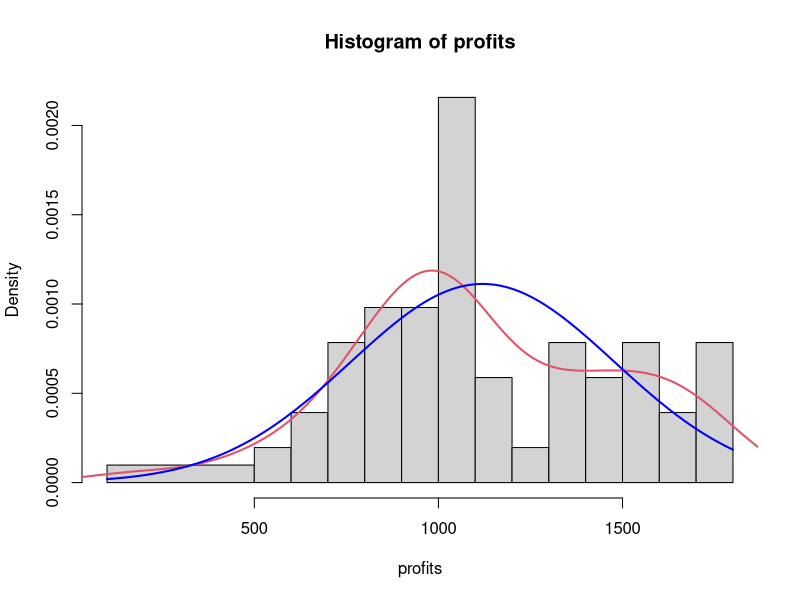
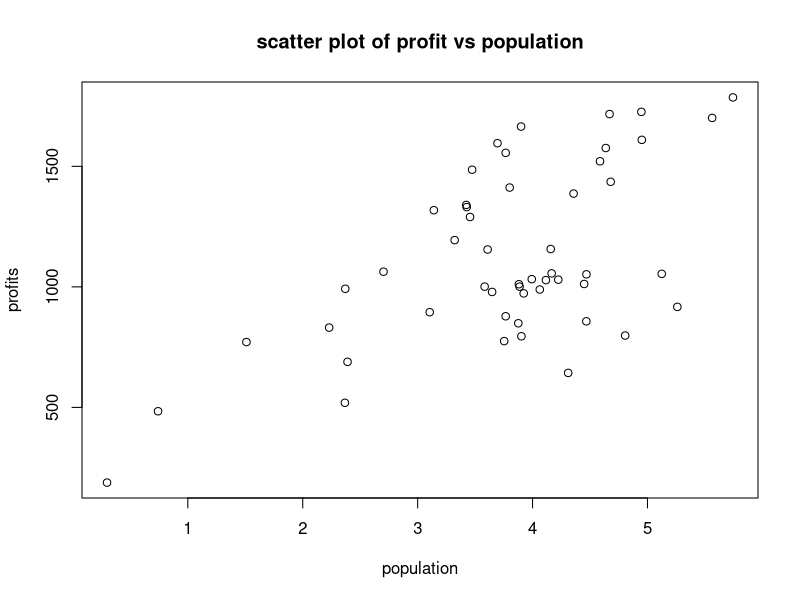
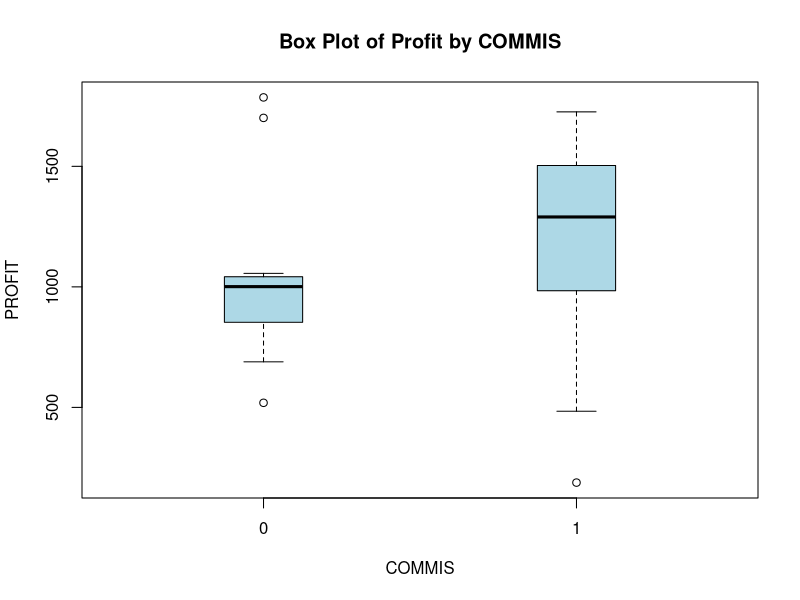
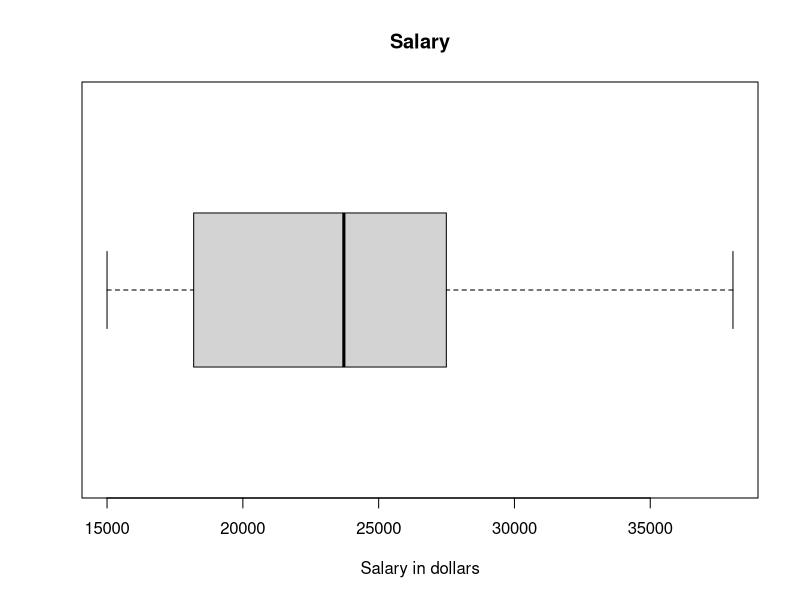

Write R code to recreate these figures, in order.
## ---- chunk 1
knitr::opts_chunk$set(echo = TRUE)
#install.packages("readxl")
#install.packages("Rcmdr")
## ---- chunk 2
#===================== QUESTION #1: =====================#
library(readxl)
#library(Rcmdr)

data <- read_excel("Profit.xlsx") #import excel data

dataframe <- data.frame(data) #convert excel sheet to dataframe
dataframe

profits <- as.numeric(dataframe[,2]) #extract column 2 as numeric values
max(profits)
min(profits)
profits

#Histogram of column 2 profits
hist(profits,probability=TRUE,breaks= c(100,500,600,700,800,900,1000,
                       1100,1200,1300,1400,1500,1600,1700,1800)) 

#Superimpose normal line onto histogram
lines(density(profits), col = 2, lwd = 2)
curve(dnorm(x, mean=mean(profits), sd=sd(profits)), lwd=2, col="blue", add=TRUE)

#Plot population vs profits in a scatterplot
population <- as.numeric(dataframe[,3]) #extract column 3 as numeric
population
plot(population, profits, main="scatter plot of profit vs population")

#Summary of data
SUM <- summary(dataframe)
SUM

#T-test
T1 <- t.test(profits, alternative="greater", mu=900)
T1

#Correlation of profits and population
COR = cor(profits, population)
COR

#Simple linear regression
LM <- lm(profits~population)
LM
LM$effects 
  # if multivariables: LM <- lm(y~x1+x2)

#Comparing 2 populations using a boxplot
COMMIS <- as.numeric(dataframe[,6]) #extract column 6
boxplot(profits~COMMIS, xlab="COMMIS",ylab="PROFIT", boxwex=0.25,
        main="Box Plot of Profit by COMMIS", col="lightblue")

#2 sample t-test
T2 = t.test(profits~COMMIS,alternative=c("less"))
T2
## ---- chunk 3
#===================== QUESTION #2: =====================#
library(readxl)

data <- read_excel("Salary.xlsx") #import excel data
dataframe <- data.frame(data)

#a - Five number summary
salary <- as.numeric(dataframe[,6]) #extract column 6 data, salaries
salary

cat("5 number summary = Min, Q1 Median, Median, Q2 Median, Max")
summary(dataframe)
boxplot(salary,main="Salary", xlab=
        "Salary in dollars", horizontal=TRUE)

#b - Compute the percentages of data points in the intervals mean ± SD,mean ± 2SD.
#What are these percentages expected to be and how close are they
mean <- mean(salary)
sd <- sd(salary)
sd2 <- sd*2

interval1 <- (salary > mean-sd) & (salary < mean+sd)
total <- sum(interval1 == TRUE)
total / length(salary)

interval2 <- (salary > mean-sd2) & (salary < mean+sd2)
total <- sum(interval2 == TRUE)
total / length(salary)

cat("The emperical rule states that in a Gaussian(normal) distribution, approximately 
68% of data falls within 1 standard deviation of the mean, and 95% of the data falls within 2
standard deviations of the mean. We express this using the CLT and generating random numbers
using rnorm")
n <- 100000
x <- rnorm(n)
rmean <- mean(x)
rsd <- sd(x)
rsd2 <- 2*rsd

int1 <- (x > rmean-rsd) & (x < rmean+rsd) #mean +- sd
sum(int1 == TRUE) / 100000 #calc percentage
int2 <- (x > rmean-rsd2) & (x < rmean+rsd2) #mean +- 2*sd
sum(int2 == TRUE) / 100000 #calc percentage

cat("As seen from these results, since n is extremely large, we can conclude by CLT that ~68.1% 
    of data falls between 1 SD of the mean, and ~95.5% of data falls between 2 SDs of the mean.
    Therefore our calculated results from the salary dataset were very close to the expected
    percetanges of normal distribution.")

#c - Repeat part b for a variety of transformations of the salary data. What transformation
# of the data provides a good fit of the data to a Gaussian assumption on the data?

#Take log of all salary datapoints
logsalary <- log(salary)
#Log interval 1
log1 <- (logsalary > mean(logsalary)-sd(logsalary)) & (logsalary < mean(logsalary)+sd(logsalary))
sum(log1 == TRUE) / length(logsalary)
#Log interval 2
log2 <- (logsalary > mean(logsalary)-(2*sd(logsalary))) & (logsalary < mean(logsalary)+(2*sd(logsalary)))
sum(log2 == TRUE) / length(logsalary)

#Take square root of all salary datapoints
rootsalary <- sqrt(salary)
#Root interval 1
root1 <- (rootsalary > mean(rootsalary)-sd(rootsalary)) & (rootsalary < mean(rootsalary)+sd(rootsalary))
sum(root1 == TRUE) / length(rootsalary)
#Root interval 2
root2 <- (rootsalary > mean(rootsalary)-(2*sd(rootsalary))) & (rootsalary < mean(rootsalary)+
(2*sd(rootsalary)))
sum(root2 == TRUE) / length(rootsalary)

#Z standardize every datapoint in the vector such that mean=0, SD=1
stdsalary <- (salary - mean(salary))/sd(salary)
stdmean <- mean(stdsalary)
stdsd <- sd(stdsalary)
stdsd2 <- 2*stdsd
#Standardize interval 1
std1 <- (stdsalary > stdmean-stdsd) & (stdsalary < stdmean+stdsd)
sum(std1 == TRUE) / length(stdsalary)
#Standardize interval 2
std2 <- (stdsalary > stdmean-stdsd2) & (stdsalary < stdmean+stdsd2)
sum(std2 == TRUE) / length(stdsalary)


cat("As seen from the 3 transformations and their calculated percentages,
    the best transformation is to Z standardize the datapoints. The standardization produced
    63.4% of datapoints falling within 1 SD from the mean, and 96.2% of datapoints falling
    within 2 SDs from the mean, the closest overall to the expected 68.1% and 95.5%
    for a Gaussian distribution. The log and root transformations had 61.5% & 98.1%, and 
    63.5% & 98.1%, respectively.")

